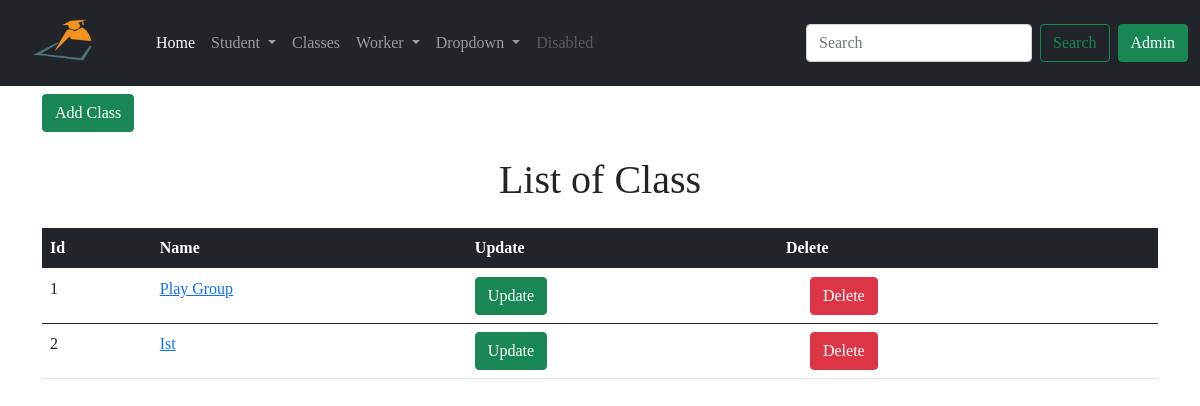
/list_of_class, run on an earlier commit of the app's database.
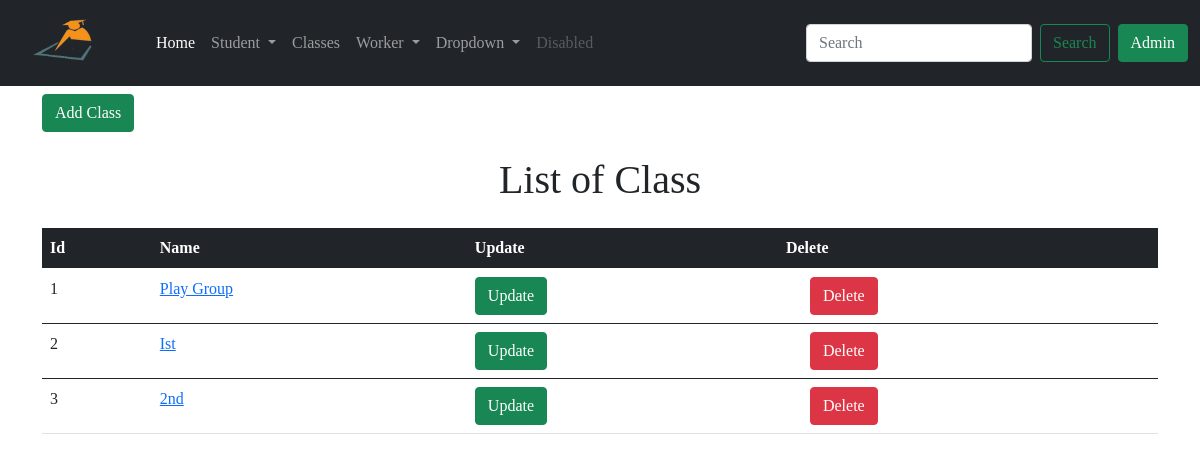
And on a later commit of the database.
### app/models.py (models this page shows, shortened)
class Class(db.Model):
    id = db.Column(db.Integer, primary_key=True)
    cls_name = db.Column(db.String(64), index=True)
    student = db.relationship('Student', backref='stdclass')
    leavestudent = db.relationship('LeaveStudent', backref='stdclass')

### app/routes.py (the view)
@app.route('/list_of_class')
def list_of_class():
    classes = Class.query.all()
    return render_template('list_of_class.html', classes=classes)

### app/templates/list_of_class.html (shortened to what this page needs)
{% extends 'base.html' %}
{% block content %}
<div class="container">
  <a href=" {{ url_for('add_class') }} ">
    <button type="submit" class="btn btn-success mt-2">Add Class</button>
  </a>
<h1 class="text-center mt-4">List of Class</h1>
<table class="table mt-4">
    <thead class="table-dark">
      <tr>
        <th scope="col">Id</th>
        <th scope="col">Name</th>
        <th scope="col">Update</th>
        <th scope="col">Delete</th>
      </tr>
    </thead>
    {% for class in classes %}
    <tbody>
      <tr>
        <td> {{ class.id }}</td>
        <td><a href=" {{ url_for('class_wise_student', std_class=class.id)}} "> {{ class.cls_name }} </a></td>
        <td><a href=" {{ url_for('update_class', id=class.id) }} "><button type="submit" class="btn btn-success">Update</button></a></td>
        <td>
          <button type="button" class="btn btn-danger ms-4" data-bs-toggle="modal" data-bs-target="#exampleModal">
            Delete
          </button>
        </td>
      </tr>
    </tbody>
    {% endfor %}
  </table>
</div>
{% endblock %}

What changed in the data, as far as the page shows it:
added Class: id "3", cls_name "2nd"
